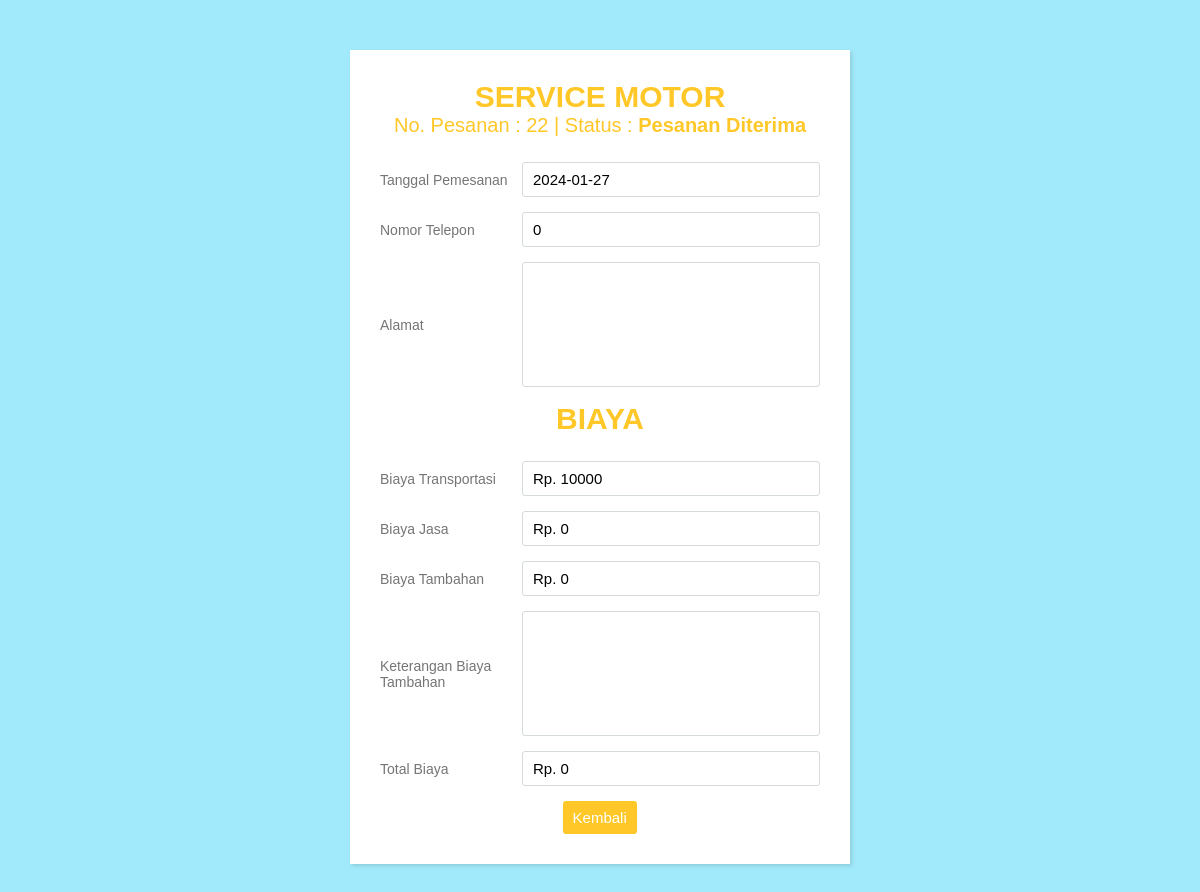
/nota.php?id=22, run on the app's committed database.
### tables this page shows
CREATE TABLE IF NOT EXISTS `pemesanan` (
  `id_pemesanan` int(11) NOT NULL AUTO_INCREMENT,
  `jenis_jasa` varchar(100) NOT NULL,
  `id_user` int(11) NOT NULL,
  `tanggal_pemesanan` date NOT NULL,
  `nama_pemesan` varchar(100) NOT NULL,
  `telepon_pemesan` int(15) NOT NULL,
  `alamat_pemesan` varchar(100) NOT NULL,
  `keluhan_pemesan` varchar(500) NOT NULL,
  `biaya_transport` int(11) NOT NULL,
  `biaya_jasa` int(100) NOT NULL,
  `biaya_tambahan` int(100) NOT NULL,
  `total_biaya` int(100) NOT NULL,
  `keterangan` varchar(1000) NOT NULL,
  `mekanik` varchar(1000) NOT NULL,
  `status_pemesanan` varchar(100) NOT NULL DEFAULT 'Pesanan Diterima',
  PRIMARY KEY (`id_pemesanan`)
);

### nota.php (the view, shortened to what this page needs)
<?php
$id_pemesanan = $_GET['id'];
include "setting/koneksi.php";
?>
<!DOCTYPE html>
<html>
<head>
	<link rel="stylesheet" type="text/css" href="css/nota.css">
</head>
<body>
            <?php
            $ambil = $koneksi->query("SELECT * FROM pemesanan WHERE id_pemesanan='$id_pemesanan'");
            $pecah = $ambil->fetch_assoc();
            ?>
    <div class="wrapper">
        <div class="title">
        <?php echo $pecah['jenis_jasa'];?>
        <p>No. Pesanan : <?php echo $pecah['id_pemesanan'];?> | Status : <span><?php echo $pecah['status_pemesanan'];?></span></p>
        </div>
        <div class="form">
           <div class="inputfield">
              <label>Tanggal Pemesanan</label>
              <input type="text" class="input" readonly value="<?php echo $pecah['tanggal_pemesanan'];?>">
           </div>
          <div class="inputfield">
              <label>Nomor Telepon</label>
              <input type="text" class="input" readonly value="<?php echo $pecah['telepon_pemesan'];?>">
           </div>
          <div class="inputfield">
              <label>Alamat</label>
              <textarea class="textarea" type="text" readonly><?php echo $pecah['alamat_pemesan'];?></textarea>
           </div>
           <div class="title">
            Biaya
            </div>
            <div class="inputfield">
              <label>Biaya Transportasi</label>
              <input type="text" class="input" readonly value="Rp. <?php echo $pecah['biaya_transport'];?>">
           </div>
          <div class="inputfield">
              <label>Biaya Jasa</label>
              <input type="text" class="input" readonly value="Rp. <?php echo $pecah['biaya_jasa'];?>">
           </div>
           <div class="inputfield">
              <label>Biaya Tambahan</label>
              <input type="text" class="input" readonly value="Rp. <?php echo $pecah['biaya_tambahan'];?>">
           </div>
           <div class="inputfield">
            <label>Keterangan Biaya Tambahan</label>
            <textarea type="text" class="textarea" readonly><?php echo $pecah['keterangan'];?></textarea>
         </div>
         <div class="inputfield">
            <label>Total Biaya</label>
            <input type="text" readonly value="Rp. <?php echo $pecah['total_biaya'];?>" class="input">
         </div>
         <div class="btn" href="riwayatpemesanan.php">
            <a href="riwayatpemesanan.php">Kembali</a>
          </div>
    </div>
</body>
</html>

### css/nota.css (style rules this page uses)
* { margin: 0; padding: 0; box-sizing: border-box; font-family: 'Montserrat', sans-serif; }
body { background: #a1eafb; padding: 0 10px; }
.wrapper { max-width: 500px; width: 100%; background: #fff; margin: 50px auto; box-shadow: 2px 2px 4px rgba(0,0,0,0.125); padding: 30px; }
.wrapper .title { font-size: 30px; font-weight: 700; margin-bottom: 25px; color: #FFC727; text-transform: uppercase; text-align: center; }
.wrapper .title p { font-size: 20px; font-weight: 400; margin-bottom: 25px; color: #FFC727; text-transform: capitalize; text-align: center; }
.wrapper .title p span { font-size: 20px; font-weight: bolder; margin-bottom: 25px; color: #FFC727; text-transform: capitalize; text-align: center; }
.wrapper .form { width: 100%; }
.wrapper .form .inputfield { margin-bottom: 15px; display: flex; align-items: center; }
.wrapper .form .inputfield label { width: 200px; color: #757575; margin-right: 10px; font-size: 14px; }
.wrapper .form .inputfield .input, .wrapper .form .inputfield .textarea { width: 100%; outline: none; border: 1px solid #d5dbd9; font-size: 15px; padding: 8px 10px; border-radius: 3px; transition: all 0.3s ease; }
.wrapper .form .inputfield .textarea { width: 100%; height: 125px; resize: none; }
.wrapper .btn { width: 17%; padding: 8px 10px; font-size: 15px; border: 0px; background: #FFC727; color: #fff; cursor: pointer; border-radius: 3px; outline: none; margin:auto; align-content: center; }
.wrapper .btn a { text-align: center; color: white; margin: auto; text-decoration: none; }

### data on the page
pemesanan: jenis_jasa "SERVICE MOTOR", id_pemesanan "22", status_pemesanan "Pesanan Diterima", tanggal_pemesanan "2024-01-27", telepon_pemesan "0", biaya_transport "Rp. 10000", biaya_jasa "Rp. 0", biaya_tambahan "Rp. 0", total_biaya "Rp. 0"
